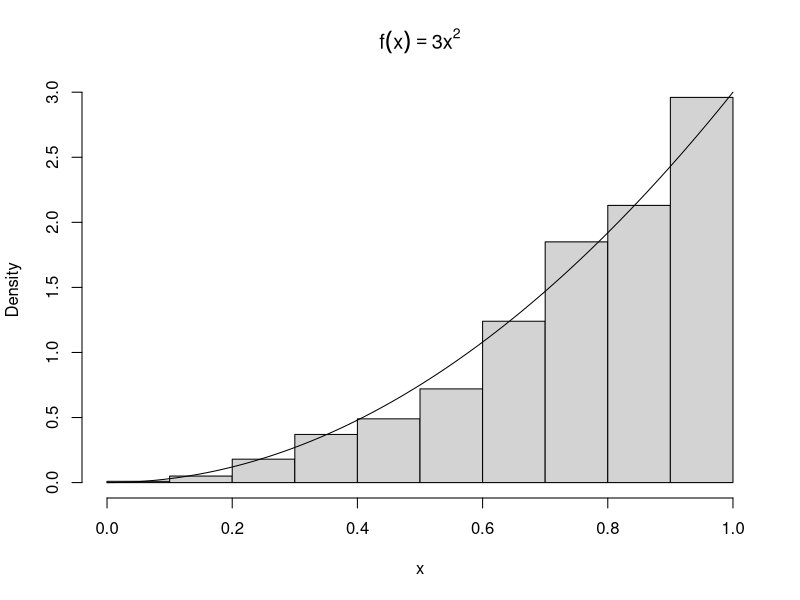
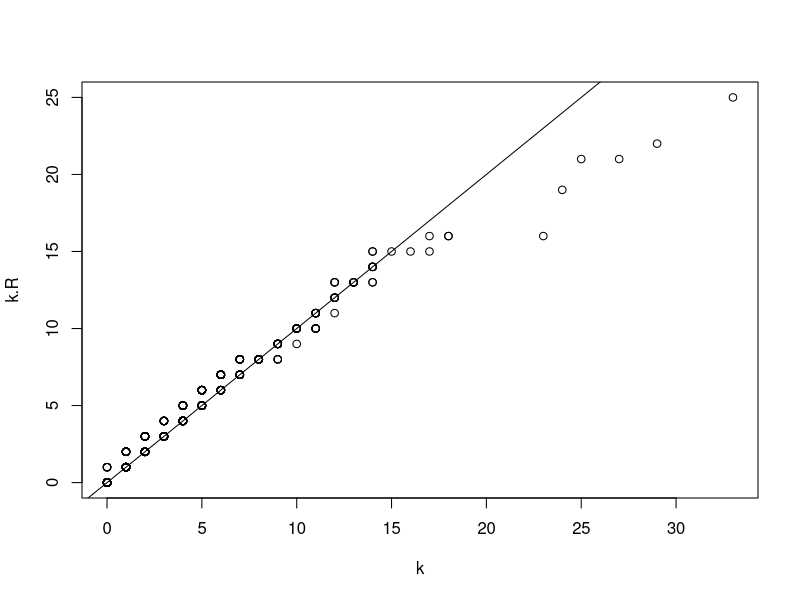
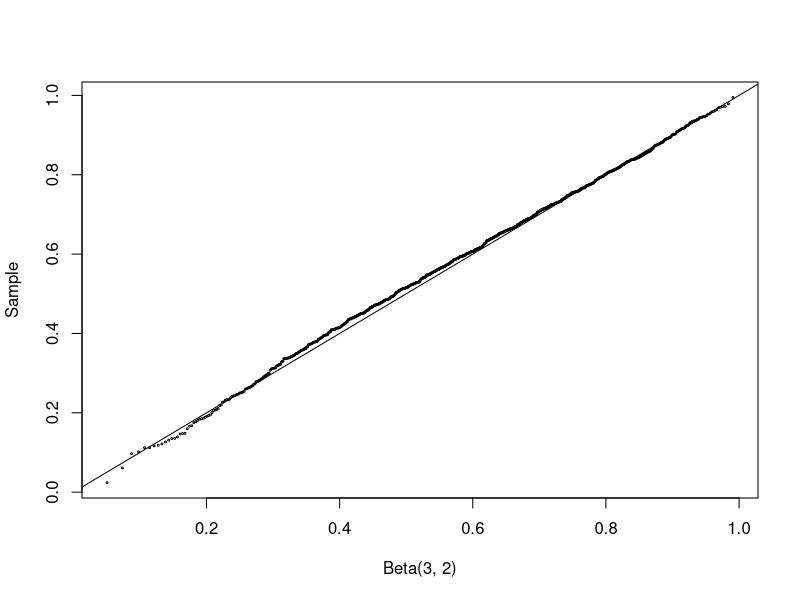
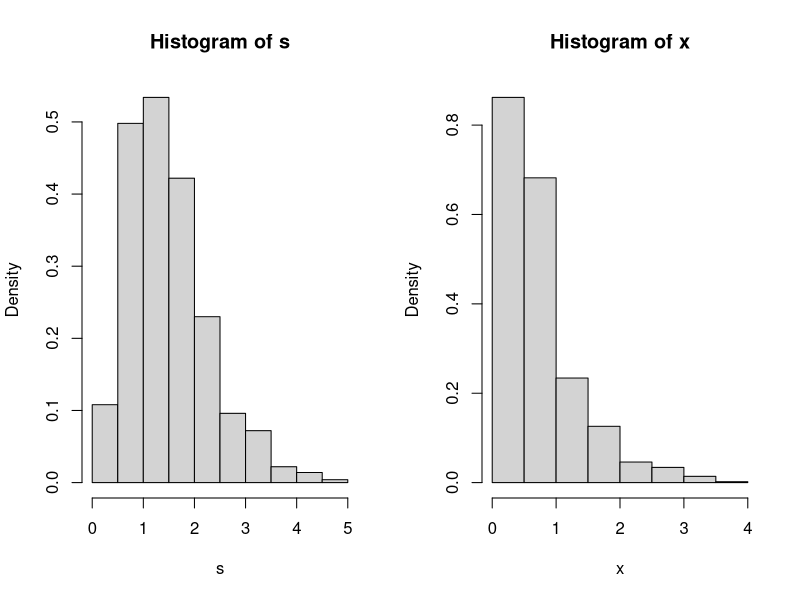
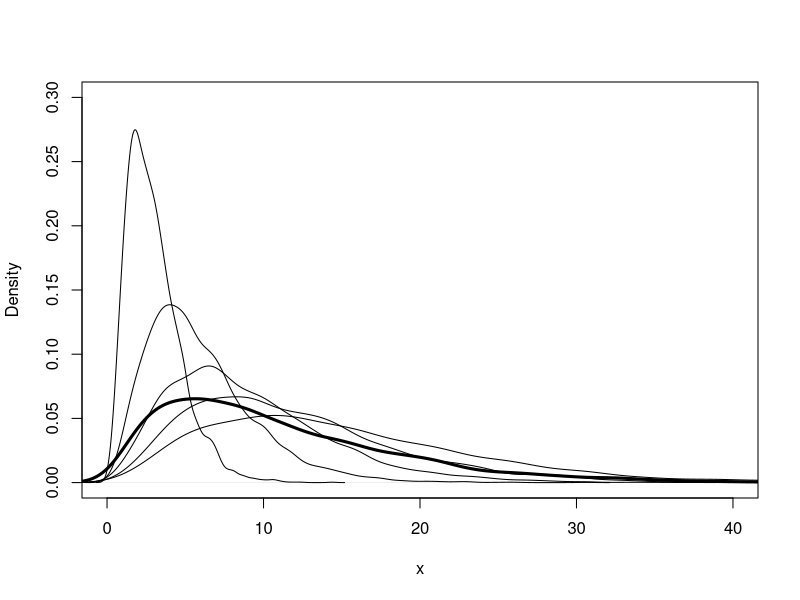
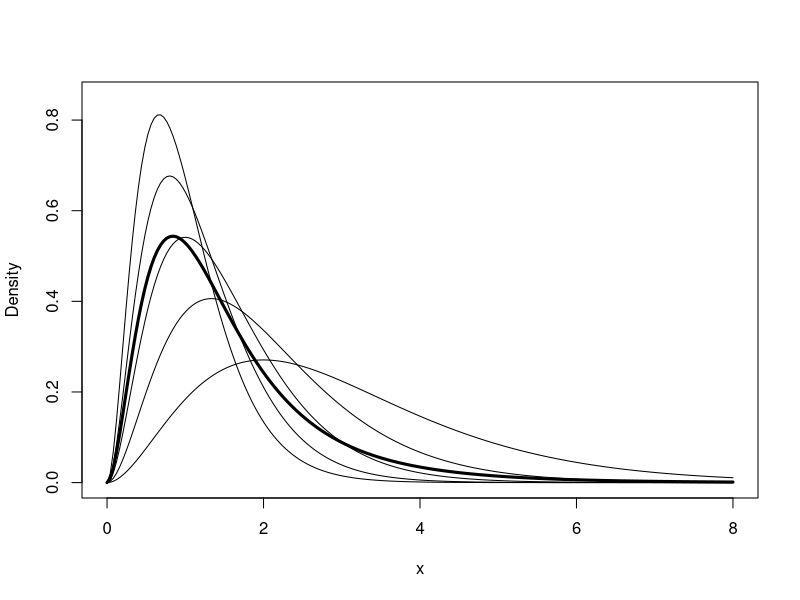
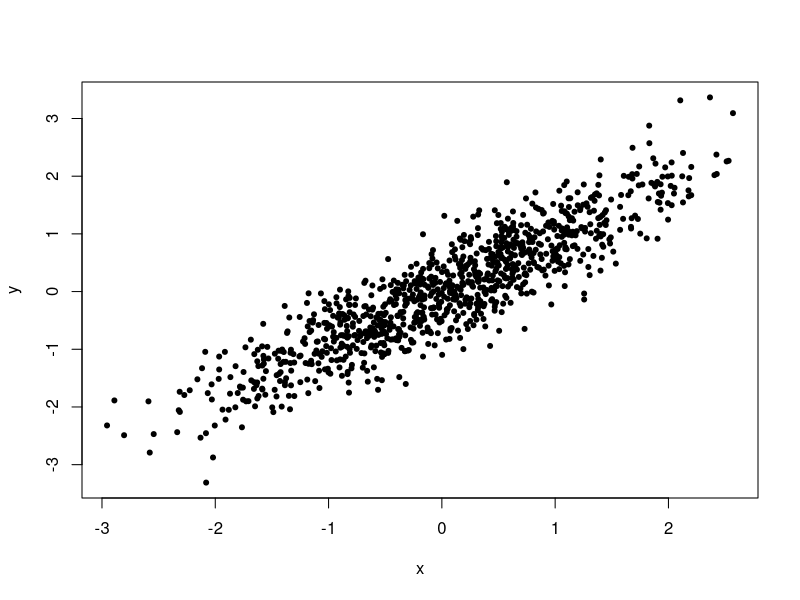
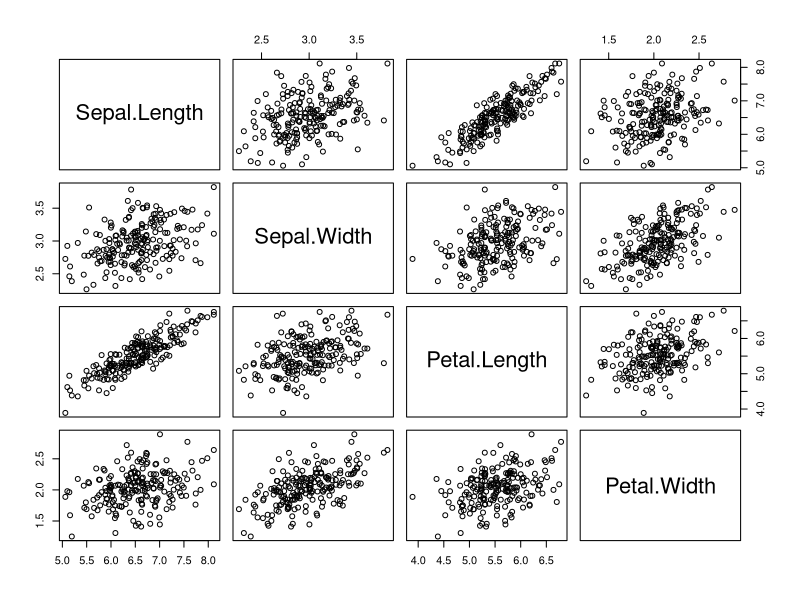

R code for these plots, in order:
    #######################################################
    ###       Statistical Computing with R              ###          
    ###       Maria L. Rizzo                            ###
    ###                                                 ###
    ###       R code for Chapter 3                      ###
    #######################################################

### Example 3.1

    #toss some coins
    sample(0:1, size = 10, replace = TRUE)
    
    #choose some lottery numbers
    sample(1:100, size = 6, replace = FALSE)
    
    #permuation of letters a-z
    sample(letters)
    
    #sample from a multinomial distribution
    x <- sample(1:3, size = 10000, replace = TRUE, prob = c(.2, .3, .5))
    table(x)


### Example 3.2 (Inverse transform method, continuous case)

    n <- 1000
    u <- runif(n)
    x <- u^(1/3)
    hist(x, prob = TRUE, main = expression(f(x)==3*x^2)) #density histogram of sample
    #hist(x, prob = TRUE, main = bquote(f(x)==3*x^2)) #density histogram of sample
    
    y <- seq(0, 1, .01)
    lines(y, 3*y^2)    #density curve f(x)


### Example 3.4 (Two point distribution)

    n <- 100000
    p <- 0.4
    u <- runif(n)
    x <- as.integer(u > 0.6)   #(u > 0.6) is a logical vector

    mean(x) # p=0.4
    var(x)  # p*(1-p)=0.24


### Example 3.5 (Geometric distribution)

    n <- 1000
    p <- 0.25
    u <- runif(n)
    k <- ceiling(log(1-u) / log(1-p)) - 1
    
    # more efficient
    k <- floor(log(u) / log(1-p))

    k.R = rgeom(n, prob = p)
    qqplot(k, k.R)
    abline(0,1)


### Example 3.7 (Acceptance-rejection method)

    n <- 1000
    k <- 0      #counter for accepted
    j <- 0      #iterations
    y <- numeric(n)

    while (k < n) {
        u <- runif(1)
        j <- j + 1
        x <- runif(1)  #random variate from g
        if (x * (1-x) > u) {
            #we accept x
            k <- k + 1
            y[k] <- x
        }
    }

    j
    
    # change c to be 1.5
    n <- 1000
    k <- 0      #counter for accepted
    j <- 0      #iterations
    y <- numeric(n)
    
    while (k < n) {
      u <- runif(1)
      j <- j + 1
      x <- runif(1)  #random variate from g
      if (4*x * (1-x) > u) {
        #we accept x
        k <- k + 1
        y[k] <- x
      }
    }
    
    j

    #compare empirical and theoretical percentiles
    p <- seq(.1, .9, .1)
    Qhat <- quantile(y, p)   #quantiles of sample
    Q <- qbeta(p, 2, 2)      #theoretical quantiles
    se <- sqrt(p * (1-p) / (n * dbeta(Q, 2, 2)^2)) #see Ch. 2
    round(rbind(Qhat, Q, se), 3)


### Example 3.8 (Beta distribution)

    n <- 1000
    a <- 3
    b <- 2
    u <- rgamma(n, shape=a, rate=1)
    v <- rgamma(n, shape=b, rate=1)
    x <- u / (u + v)

    q <- qbeta(ppoints(n), a, b)
    qqplot(q, x, cex=0.25, xlab="Beta(3, 2)", ylab="Sample")
    abline(0, 1)




### Example 3.10 (Chisquare)

    n <- 1000
    nu <- 2
    X <- matrix(rnorm(n*nu), n, nu)^2 #matrix of sq. normals
    #sum the squared normals across each row: method 1
    y <- rowSums(X)
    #method 2
    y <- apply(X, MARGIN=1, FUN=sum)  #a vector length n
    mean(y)
    mean(y^2)


### Example 3.11 (Convolutions and mixtures)

    n <- 1000
    x1 <- rgamma(n, 2, 2)
    x2 <- rgamma(n, 2, 4)
    s <- x1 + x2              #the convolution
    u <- runif(n)
    k <- as.integer(u > 0.5)  #vector of 0's and 1's
    x <- k * x1 + (1-k) * x2  #the mixture

    par(mfcol=c(1,2))         #two graphs per page
    hist(s, prob=TRUE)
    hist(x, prob=TRUE)
    par(mfcol=c(1,1))         #restore display


### Example 3.12 (Mixture of several gamma distributions)
    # density estimates are plotted

    n <- 5000
    k <- sample(1:5, size=n, replace=TRUE, prob=(1:5)/15)
    rate <- 1/k
    x <- rgamma(n, shape=3, rate=rate)

    #plot the density of the mixture
    #with the densities of the components
    plot(density(x), xlim=c(0,40), ylim=c(0,.3),
        lwd=3, xlab="x", main="")
    for (i in 1:5)
        lines(density(rgamma(n, 3, 1/i)))


### Example 3.13 (Mixture of several gamma distributions)

    n <- 5000
    p <- c(.1,.2,.2,.3,.2)
    lambda <- c(1,1.5,2,2.5,3)
    k <- sample(1:5, size=n, replace=TRUE, prob=p)
    rate <- lambda[k]
    x <- rgamma(n, shape=3, rate=rate)


### Example 3.14 (Plot density of mixture)

    f <- function(x, lambda, theta) {
        #density of the mixture at the point x
        sum(dgamma(x, 3, lambda) * theta)
    }

    p <- c(.1,.2,.2,.3,.2)
    lambda <- c(1,1.5,2,2.5,3)

    x <- seq(0, 8, length=200)
    dim(x) <- length(x)  #need for apply

    #compute density of the mixture f(x) along x
    y <- apply(x, 1, f, lambda=lambda, theta=p)

    #plot the density of the mixture
    plot(x, y, type="l", ylim=c(0,.85), lwd=3, ylab="Density")

    for (j in 1:5) {
        #add the j-th gamma density to the plot
        y <- apply(x, 1, dgamma, shape=3, rate=lambda[j])
        lines(x, y)
    }


### Example 3.15 (Poisson-Gamma mixture)

    #generate a Poisson-Gamma mixture
    n <- 1000
    r <- 4
    beta <- 3
    lambda <- rgamma(n, r, beta) #lambda is random

    #now supply the sample of lambda's as the Poisson mean
    x <- rpois(n, lambda)        #the mixture

    #compare with negative binomial
    mix <- tabulate(x+1) / n
    negbin <- round(dnbinom(0:max(x), r, beta/(1+beta)), 3)
    se <- sqrt(negbin * (1 - negbin) / n)

    round(rbind(mix, negbin, se), 3)
    
    
### Example 3.16 (Spectral decomposition method)

    # mean and covariance parameters
    mu <- c(0, 0)
    Sigma <- matrix(c(1, .9, .9, 1), nrow = 2, ncol = 2)

    rmvn.eigen <-
    function(n, mu, Sigma) {
        # generate n random vectors from MVN(mu, Sigma)
        # dimension is inferred from mu and Sigma
        d <- length(mu)
        ev <- eigen(Sigma, symmetric = TRUE)
        lambda <- ev$values
        V <- ev$vectors
        R <- V %*% diag(sqrt(lambda)) %*% t(V)
        Z <- matrix(rnorm(n*d), nrow = n, ncol = d)
        X <- Z %*% R + matrix(mu, n, d, byrow = TRUE)
        X
    }

    # generate the sample
    X <- rmvn.eigen(1000, mu, Sigma)

    plot(X, xlab = "x", ylab = "y", pch = 20)
    print(colMeans(X))
    print(cor(X))


### Example 3.17 (SVD method)

    rmvn.svd <-
    function(n, mu, Sigma) {
        # generate n random vectors from MVN(mu, Sigma)
        # dimension is inferred from mu and Sigma
        d <- length(mu)
        S <- svd(Sigma)
        R <- S$u %*% diag(sqrt(S$d)) %*% t(S$v) #sq. root Sigma
        Z <- matrix(rnorm(n*d), nrow=n, ncol=d)
        X <- Z %*% R + matrix(mu, n, d, byrow=TRUE)
        X
    }
    

### Example 3.18 (Choleski factorization method)

    rmvn.Choleski <-
    function(n, mu, Sigma) {
        # generate n random vectors from MVN(mu, Sigma)
        # dimension is inferred from mu and Sigma
        d <- length(mu)
        Q <- chol(Sigma) # Choleski factorization of Sigma
        Z <- matrix(rnorm(n*d), nrow=n, ncol=d)
        X <- Z %*% Q + matrix(mu, n, d, byrow=TRUE)
        X
    }
    
    #generating the samples according to the mean and covariance 
    #structure as the four-dimensional iris virginica data
    y <- subset(x=iris, Species=="virginica")[, 1:4]
    mu <- colMeans(y)
    Sigma <- cov(y)
    mu
    Sigma

    #now generate MVN data with this mean and covariance
    X <- rmvn.Choleski(200, mu, Sigma)
    pairs(X)

### Example 3.19 (Comparing performance of MVN generators)

    library(MASS)
    library(mvtnorm)
    n <- 100          #sample size
    d <- 30           #dimension
    N <- 2000         #iterations
    mu <- numeric(d)

    set.seed(100)
    system.time(for (i in 1:N)
        rmvn.eigen(n, mu, cov(matrix(rnorm(n*d), n, d))))
    set.seed(100)
    system.time(for (i in 1:N)
        rmvn.svd(n, mu, cov(matrix(rnorm(n*d), n, d))))
    set.seed(100)
    system.time(for (i in 1:N)
        rmvn.Choleski(n, mu, cov(matrix(rnorm(n*d), n, d))))
    set.seed(100)
    system.time(for (i in 1:N)
        mvrnorm(n, mu, cov(matrix(rnorm(n*d), n, d))))
    set.seed(100)
    system.time(for (i in 1:N)
        rmvnorm(n, mu, cov(matrix(rnorm(n*d), n, d))))
    set.seed(100)
    system.time(for (i in 1:N)
        cov(matrix(rnorm(n*d), n, d)))

    detach(package:MASS)
    detach(package:mvtnorm)

### Example 3.20 (Multivariate normal mixture)

    library(MASS)  #for mvrnorm
    #ineffecient version loc.mix.0 with loops

    loc.mix.0 <- function(n, p, mu1, mu2, Sigma) {
        #generate sample from BVN location mixture
        X <- matrix(0, n, 2)

        for (i in 1:n) {
            k <- rbinom(1, size = 1, prob = p)
            if (k)
                X[i,] <- mvrnorm(1, mu = mu1, Sigma) else
                X[i,] <- mvrnorm(1, mu = mu2, Sigma)
            }
        return(X)
    }

    #more efficient version
    loc.mix <- function(n, p, mu1, mu2, Sigma) {
        #generate sample from BVN location mixture
        n1 <- rbinom(1, size = n, prob = p)
        n2 <- n - n1
        x1 <- mvrnorm(n1, mu = mu1, Sigma)
        x2 <- mvrnorm(n2, mu = mu2, Sigma)
        X <- rbind(x1, x2)            #combine the samples
        return(X[sample(1:n), ])      #mix them
    }

    x <- loc.mix(1000, .5, rep(0, 4), 2:5, Sigma = diag(4))
    r <- range(x) * 1.2
    par(mfrow = c(2, 2))
    for (i in 1:4)
        hist(x[ , i], xlim = r, ylim = c(0, .3), freq = FALSE,
        main = "", breaks = seq(-5, 10, .5))        

    detach(package:MASS)
    par(mfrow = c(1, 1))
    

### Example 3.21 (Generating variates on a sphere)

    runif.sphere <- function(n, d) {
        # return a random sample uniformly distributed
        # on the unit sphere in R ^d
        M <- matrix(rnorm(n*d), nrow = n, ncol = d)
        L <- apply(M, MARGIN = 1,
                   FUN = function(x){sqrt(sum(x*x))})
        D <- diag(1 / L)
        U <- D %*% M
        U
    }

    #generate a sample in d=2 and plot
    X <- runif.sphere(200, 2)
    par(pty = "s")
    plot(X, xlab = bquote(x[1]), ylab = bquote(x[2]))
    par(pty = "m")
